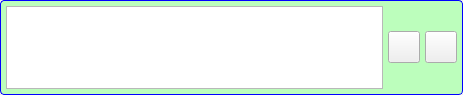
<?xml version="1.0" encoding="UTF-8"?>
<ui version="4.0">
 <class>InputTextWidgetClass</class>
 <widget class="QWidget" name="InputTextWidgetClass">
  <property name="geometry">
   <rect>
    <x>0</x>
    <y>0</y>
    <width>463</width>
    <height>95</height>
   </rect>
  </property>
  <property name="sizePolicy">
   <sizepolicy hsizetype="Expanding" vsizetype="Preferred">
    <horstretch>0</horstretch>
    <verstretch>0</verstretch>
   </sizepolicy>
  </property>
  <property name="minimumSize">
   <size>
    <width>0</width>
    <height>0</height>
   </size>
  </property>
  <property name="maximumSize">
   <size>
    <width>16777215</width>
    <height>16777215</height>
   </size>
  </property>
  <property name="windowTitle">
   <string>Form</string>
  </property>
  <property name="styleSheet">
   <string notr="true">QFrame#m_MainFrame
{   
background-color: #BCFEBC;
border: 1px solid blue;
border-radius: 4px; 
}

QFrame#m_TextFrame
{   
background-color: #FFFFFF;
border: 1px solid blue;
border-radius: 4px; 
}</string>
  </property>
  <layout class="QGridLayout" name="gridLayout_2">
   <property name="margin">
    <number>0</number>
   </property>
   <property name="spacing">
    <number>0</number>
   </property>
   <item row="0" column="0">
    <widget class="QFrame" name="m_MainFrame">
     <property name="frameShape">
      <enum>QFrame::StyledPanel</enum>
     </property>
     <property name="frameShadow">
      <enum>QFrame::Raised</enum>
     </property>
     <layout class="QHBoxLayout" name="horizontalLayout">
      <property name="spacing">
       <number>5</number>
      </property>
      <property name="margin">
       <number>5</number>
      </property>
      <item>
       <widget class="QPlainTextEdit" name="m_ChatTextEdit"/>
      </item>
      <item>
       <widget class="VxPushButton" name="m_CancelTextButton">
        <property name="sizePolicy">
         <sizepolicy hsizetype="Fixed" vsizetype="Fixed">
          <horstretch>0</horstretch>
          <verstretch>0</verstretch>
         </sizepolicy>
        </property>
        <property name="minimumSize">
         <size>
          <width>32</width>
          <height>32</height>
         </size>
        </property>
        <property name="maximumSize">
         <size>
          <width>32</width>
          <height>32</height>
         </size>
        </property>
        <property name="text">
         <string/>
        </property>
        <property name="iconSize">
         <size>
          <width>32</width>
          <height>32</height>
         </size>
        </property>
       </widget>
      </item>
      <item>
       <widget class="VxPushButton" name="m_SendTextButton">
        <property name="sizePolicy">
         <sizepolicy hsizetype="Fixed" vsizetype="Fixed">
          <horstretch>0</horstretch>
          <verstretch>0</verstretch>
         </sizepolicy>
        </property>
        <property name="minimumSize">
         <size>
          <width>32</width>
          <height>32</height>
         </size>
        </property>
        <property name="maximumSize">
         <size>
          <width>32</width>
          <height>32</height>
         </size>
        </property>
        <property name="text">
         <string/>
        </property>
        <property name="iconSize">
         <size>
          <width>32</width>
          <height>32</height>
         </size>
        </property>
       </widget>
      </item>
     </layout>
    </widget>
   </item>
  </layout>
 </widget>
 <customwidgets>
  <customwidget>
   <class>VxPushButton</class>
   <extends>QPushButton</extends>
   <header>VxPushButton.h</header>
  </customwidget>
 </customwidgets>
 <resources/>
 <connections/>
</ui>
